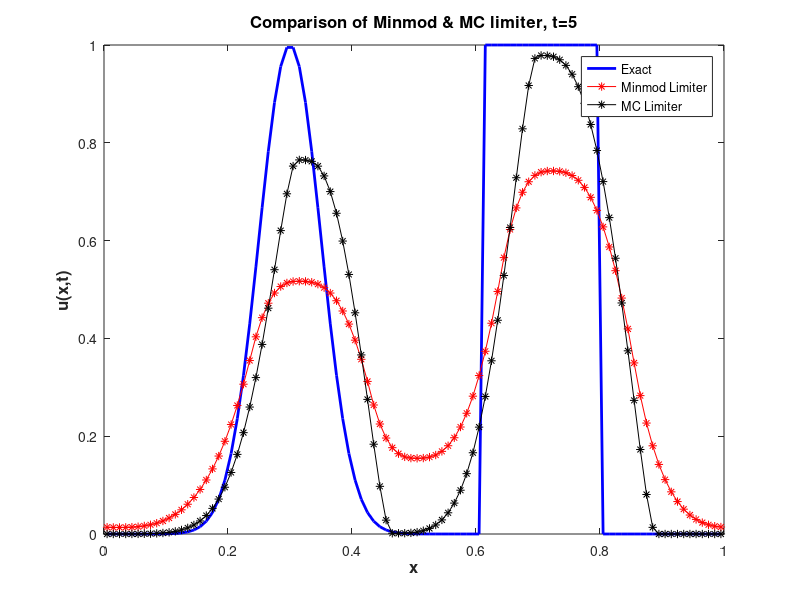

The MATLAB source for this figure:
clear all
A = importdata('out3.txt',' ') 
B = importdata('out4.txt',' ') 
set(gcf,'color','w');
set(gcf,'Position', [50, 50, 720, 500]);
plot(A(:,1),A(:,3),'-b','LineWidth',2)
hold on
plot(A(:,1),A(:,2),'-*r')
title('Comparison of Minmod & MC limiter, t=5','FontSize',12,'FontWeight','bold')
ylabel('u(x,t)','FontSize',12,'FontWeight','bold')
xlabel('x','FontSize',12,'FontWeight','bold')
plot(B(:,1),B(:,2),'-*k')
%plot(A(:,1),A(:,4),'ok')

legend('Exact','Minmod Limiter','MC Limiter')